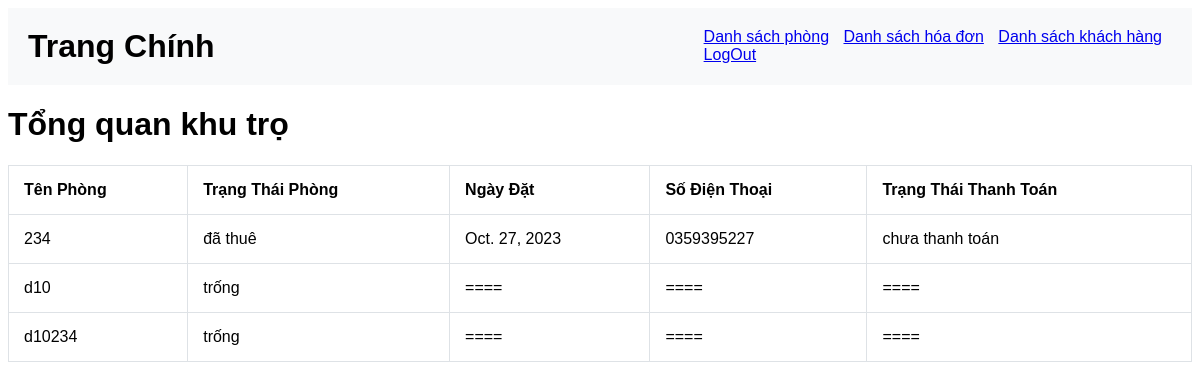
Page /home (signed in) on the committed database.
### phongtro/models.py (models this page shows, shortened)
class Phong(models.Model):
    ten_phong = models.CharField(max_length=100,primary_key=True)
    gia_phong = models.IntegerField()
    gia_nuoc = models.IntegerField()
    gia_dien = models.IntegerField()
    mo_ta = models.TextField()
    anh_phong = models.ImageField(upload_to='images/',blank=True)
    tien_coc = models.DecimalField(max_digits=10, decimal_places=2)
    TRANG_THAI_CHOICES = [('trống', 'Trống'), ('đã thuê', 'Đã Thuê')]
    trang_thai = models.CharField(max_length=10, choices=TRANG_THAI_CHOICES, default='trống')
    chi_so_dien =models.IntegerField(default=0)
    chi_so_nuoc =models.IntegerField(default=0)

class ThuePhong(models.Model):
    ten_phong = models.ForeignKey(Phong, on_delete=models.CASCADE)
    ngay_dat = models.DateField()
    tien_no = models.DecimalField(max_digits=10, decimal_places=2)
    so_dien_thoai_nhan_hoa_don = models.CharField(max_length=10)

class HoaDon(models.Model):
    ten_phong = models.ForeignKey(Phong, on_delete=models.CASCADE)
    ngay_co_hoa_don = models.DateField(blank=True)
    ngay_thanh_toan = models.DateField(blank=True,null=True)
    TRANG_THAI_CHOICES = [('chưa thanh toán', 'Chưa Thanh Toán'), ('đã thanh toán', 'Đã Thanh Toán')]
    trang_thai = models.CharField(max_length=15, choices=TRANG_THAI_CHOICES, default='chưa thanh toán')
    so_dien_dau = models.IntegerField(blank=True)
    so_dien_cuoi = models.IntegerField()
    tien_dien = models.DecimalField(max_digits=10, decimal_places=2,blank=True)
    so_nuoc_dau = models.IntegerField(blank=True)
    so_nuoc_cuoi = models.IntegerField()
    tong_tien_nuoc = models.DecimalField(max_digits=10, decimal_places=2,blank=True,default=20000)
    tong_cong=models.DecimalField(max_digits=10,decimal_places=2,blank=True,null=True)

### phongtro/views.py (the view)
# urls.py: path('home', views.HomePageView.as_view(), name='home'),  # URL cho trang chính
class HomePageView (LoginRequiredMixin,View):
    login_url="/login"
    def get(self,request):
        danh_sach_phong = Phong.objects.all().order_by('ten_phong')
        tong_quan_du_lieu = []
        for phong in danh_sach_phong:
            thuephong_moi_nhat = phong.thuephong_set.latest('ngay_dat') if phong.thuephong_set.exists() else None
            hoadon_moi_nhat = phong.hoadon_set.latest('ngay_co_hoa_don') if phong.hoadon_set.exists() else None
            tong_quan_phong = {
                'ten_phong': phong.ten_phong,
                'trang_thai': phong.trang_thai,
                'so_dien_thoai_nhan_hoa_don':thuephong_moi_nhat.so_dien_thoai_nhan_hoa_don if thuephong_moi_nhat else "====",
                'ngay_dat': thuephong_moi_nhat.ngay_dat if thuephong_moi_nhat else "====",
                'trang_thai_thanh_toan': hoadon_moi_nhat.trang_thai if hoadon_moi_nhat else "====",
            }
            tong_quan_du_lieu.append(tong_quan_phong)
        return render(request, 'phongtro/homepage.html', {'tong_quan_du_lieu': tong_quan_du_lieu})

### phongtro/templates/phongtro/homepage.html (shortened to what this page needs)
<!DOCTYPE html>
<html>
<head>
</head>
<body>
    <div id="header">
        <h1 style="margin:0;">Trang Chính</h1>
        <div>
            <div id="menu">
                <ul>
                    <li><a href="{% url 'phong-list' %}">Danh sách phòng</a></li>
                    <li><a href="{% url 'hoadon-list' %}">Danh sách hóa đơn</a></li>
                    <li><a href="{% url 'khachhang-list' %}">Danh sách khách hàng</a></li>
                </ul>
            </div>
            <div id="logout">
                <a href="{% url 'logout' %}">LogOut</a>
            </div>
        </div>
    </div>
    <h1>Tổng quan khu trọ</h1>
    <table>
        <thead>
            <tr>
                <th>Tên Phòng</th>
                <th>Trạng Thái Phòng</th>
                <th>Ngày Đặt</th>
                <th>Số Điện Thoại</th>
                <th>Trạng Thái Thanh Toán</th>
            </tr>
        </thead>
        <tbody>
            {% for tong_quan_phong in tong_quan_du_lieu %}
                <tr>
                    <td>{{ tong_quan_phong.ten_phong }}</td>
                    <td>{{ tong_quan_phong.trang_thai }}</td>
                    <td>{{ tong_quan_phong.ngay_dat }}</td>
                    <td>{{ tong_quan_phong.so_dien_thoai_nhan_hoa_don}}</td>
                    <td>{{ tong_quan_phong.trang_thai_thanh_toan }}</td>
                </tr>
            {% empty %}
                <tr>
                    <td colspan="5">Không có thông tin phòng nào</td>
                </tr>
            {% endfor %}
        </tbody>
    </table>
</body>
</html>

### phongtro/templates/phongtro/homepage.html (style rules this page uses)
body { font-family: Arial, sans-serif; }
#header { background-color: #f8f9fa; display: flex; justify-content: space-between; padding: 20px; }
#menu { display: inline-block; }
#menu ul { list-style-type: none; padding: 0; margin: 0; }
#menu ul li { display: inline; margin-right: 10px; }
table { width: 100%; margin-top: 20px; }
table, th, td { border: 1px solid #dee2e6; border-collapse: collapse; }
th, td { padding: 15px; text-align: left; }

### rows in the picture
Phong: ten_phong "234", trang_thai "đã thuê"
ThuePhong: ngay_dat "Oct. 27, 2023", so_dien_thoai_nhan_hoa_don "0359395227"
HoaDon: trang_thai_thanh_toan "chưa thanh toán"
Phong: ten_phong "d10", trang_thai "trống"
Phong: ten_phong "d10234", trang_thai "trống"

### other values in the picture
{{ tong_quan_phong.ngay_dat }} "====" "===="
{{ tong_quan_phong.so_dien_thoai_nhan_hoa_don }} "====" "===="
{{ tong_quan_phong.trang_thai_thanh_toan }} "====" "===="
